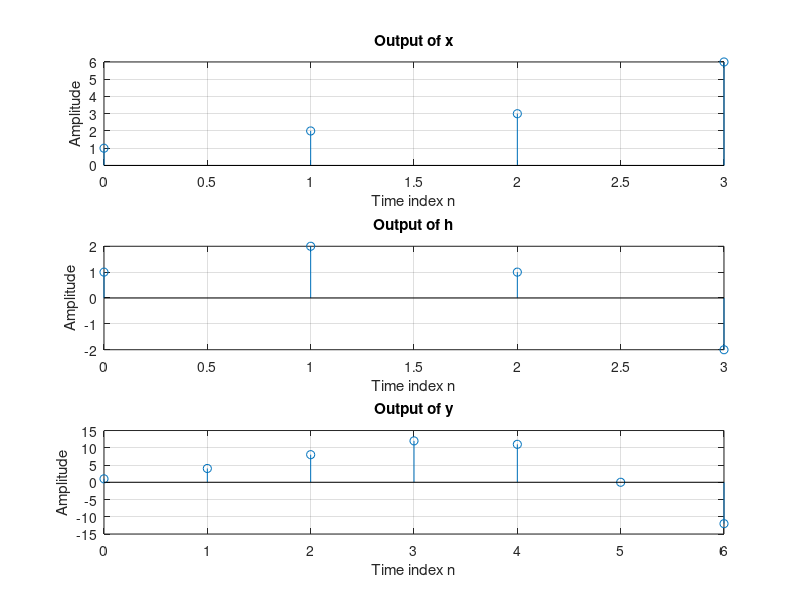

MATLAB code to generate this figure:

h = [1, 2, 1, -2];nh=[0 1 2 3];% impulse response
x = [1, 2, 3, 6]; nx=[0 1 2 3];% input sequence
y = conv(h,x);
ny = 0:length(y)-1;
subplot(3,1,1);
stem(nx,x);
xlabel('Time index n');
ylabel('Amplitude');
title('Output of x');grid;
subplot(3,1,2);
stem(nh,h);
xlabel('Time index n');ylabel('Amplitude');
title('Output of h');grid;
subplot(3,1,3);stem(ny,y);
xlabel('Time index n');
ylabel('Amplitude');
title('Output of y');grid;